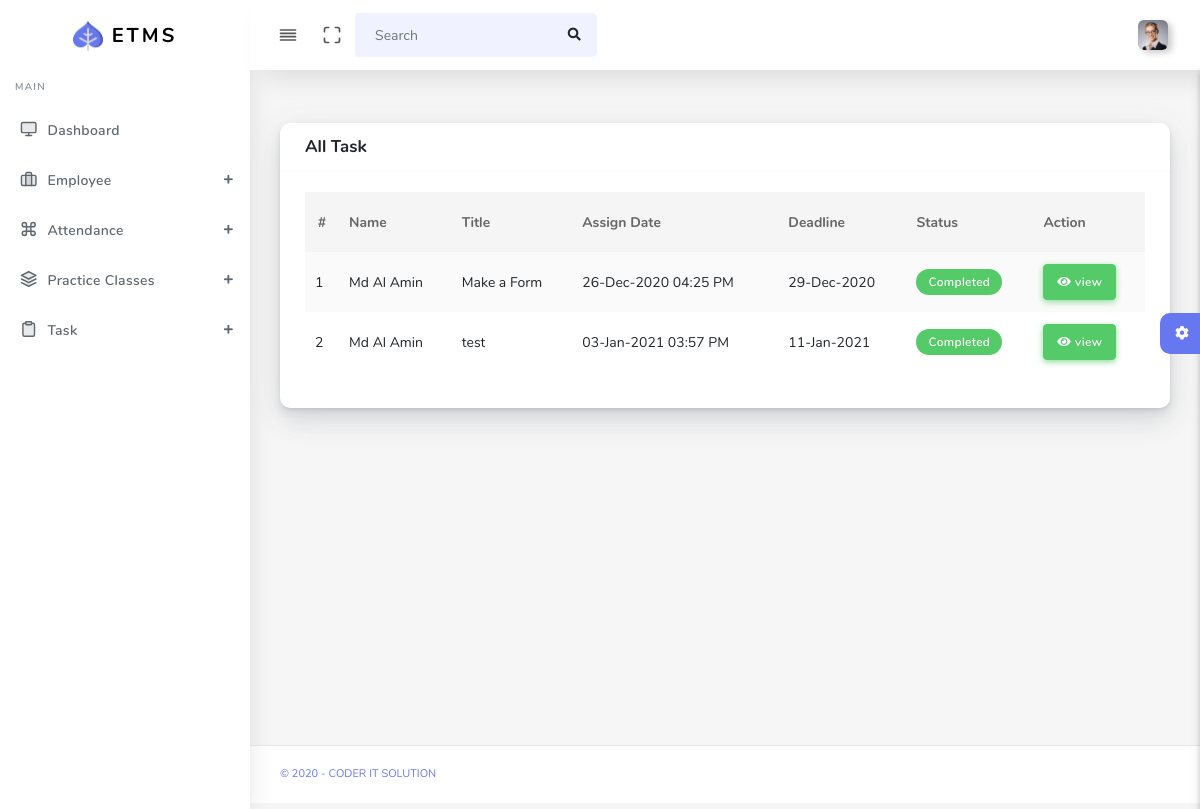
Screenshot of /admin/TaskAll.php (signed in) with the database file from the repository.
### tables this page shows
CREATE TABLE `em_task` (
  `t_id` int(11) NOT NULL,
  `user_id` int(11) NOT NULL,
  `task_name` varchar(255) NOT NULL,
  `task_details` text NOT NULL,
  `submit_date_time` date NOT NULL,
  `status` varchar(255) NOT NULL,
  `date_time` datetime NOT NULL,
  `work_details` longtext DEFAULT NULL,
  `updated_at` datetime NOT NULL,
  `review` text DEFAULT NULL,
  `review_date` datetime NOT NULL,
  `task_read` int(11) NOT NULL DEFAULT 0
);

CREATE TABLE `em_users` (
  `u_id` int(11) NOT NULL,
  `first_name` varchar(255) NOT NULL,
  `last_name` varchar(255) NOT NULL,
  `email` varchar(255) NOT NULL,
  `mobile` varchar(255) NOT NULL,
  `birthday` date NOT NULL,
  `blood_group` varchar(100) NOT NULL,
  `father_name` varchar(255) NOT NULL,
  `mother_name` varchar(255) NOT NULL,
  `f_or_m_mobile` varchar(100) NOT NULL,
  `edu` varchar(100) DEFAULT NULL,
  `address` varchar(255) DEFAULT NULL,
  `password` varchar(255) NOT NULL,
  `register_date` datetime NOT NULL,
  `email_verify` int(100) NOT NULL DEFAULT 0,
  `email_verify_code` varchar(100) DEFAULT NULL,
  `mobile_verify` int(11) NOT NULL DEFAULT 0,
  `mobile_verify_code` varchar(100) DEFAULT NULL,
  `photo` varchar(255) DEFAULT NULL,
  `reset_code` int(11) DEFAULT NULL
);

### functions.php (called while the page is built, shortened)
<?php
require_once('config.php');
function em_user($id,$col){
	global $pdo;
    $stm=$pdo->prepare("SELECT $col FROM em_users WHERE u_id=?");
    $stm->execute(array($id));
   	$result=$stm->fetchAll(PDO::FETCH_ASSOC);
    return $result[0]["$col"];
}
 ?>

### admin/TaskAll.php (the view)
<?php require_once('header.php'); ?>
<div class="row">
  <div class="col-12">
    <div class="card">
      <div class="card-header">
        <h4>All Task</h4>
      </div>
      <div class="card-body">
        <div class="table-responsive">
          <table class="table table-striped" id="table-1">
            <thead>
              <tr>
                <th class="text-center">
                  #
                </th>
                <th>Name</th>
                <th>Title</th>
                <th>Assign Date</th>
                <th>Deadline</th>
                <th>Status</th>
                <th>Action</th>
              </tr>
            </thead>
            <tbody>
              <?php
              $stm=$pdo->prepare("SELECT * FROM em_task WHERE status=?");
              $stm->execute(array('Completed'));
              $result=$stm->fetchAll(PDO::FETCH_ASSOC);
              $a=1;
              foreach($result as $row):
               ?>
              <tr>
                <td><?php echo $a;$a++; ?></td>
                <td><?php echo em_user($row['user_id'],'first_name')." ".em_user($row['user_id'],'last_name'); ?></td>
                <td><?php echo $row['task_name']; ?></td>
                <td><?php echo date('d-M-Y h:i A',strtotime($row['date_time'])) ;?></td>
                <td><?php echo date('d-M-Y',strtotime($row['submit_date_time'])) ;?></td>
                <td><?php echo '<span class="badge badge-success">Completed</span>'; ?></td>
                <td><a href="TaskView.php?tid=<?php echo $row['t_id'];?>" class="btn btn-success"><i class="fa fa-eye"></i> view</a></td>
              </tr>
              <?php  endforeach; ?>
            </tbody>
          </table>
        </div>
      </div>
    </div>
  </div>
</div>
<?php require_once('footer.php'); ?>

### rows the page displays
em_task: user.first_name "Md Al", user.last_name "Amin", task_name "Make a Form", date_time "26-Dec-2020 04:25 PM", submit_date_time "29-Dec-2020"
em_task: user.first_name "Md Al", user.last_name "Amin", task_name "test", date_time "03-Jan-2021 03:57 PM", submit_date_time "11-Jan-2021"
